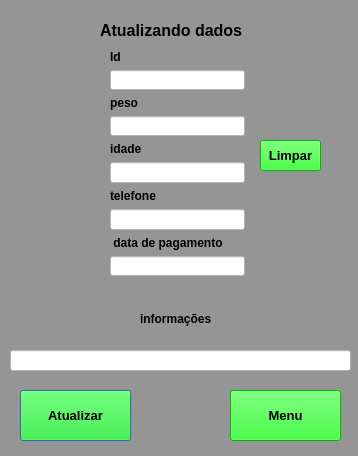
<?xml version="1.0" encoding="UTF-8"?>
<ui version="4.0">
 <class>Dialog</class>
 <widget class="QDialog" name="Dialog">
  <property name="geometry">
   <rect>
    <x>0</x>
    <y>0</y>
    <width>358</width>
    <height>456</height>
   </rect>
  </property>
  <property name="windowTitle">
   <string>Dialog</string>
  </property>
  <property name="styleSheet">
   <string notr="true">background-color: rgb(149, 149, 149);</string>
  </property>
  <widget class="QLabel" name="label_4">
   <property name="geometry">
    <rect>
     <x>100</x>
     <y>10</y>
     <width>161</width>
     <height>41</height>
    </rect>
   </property>
   <property name="font">
    <font>
     <pointsize>12</pointsize>
     <weight>75</weight>
     <bold>true</bold>
    </font>
   </property>
   <property name="text">
    <string>Atualizando dados</string>
   </property>
  </widget>
  <widget class="QPushButton" name="pushButton_2">
   <property name="geometry">
    <rect>
     <x>20</x>
     <y>390</y>
     <width>111</width>
     <height>51</height>
    </rect>
   </property>
   <property name="font">
    <font>
     <pointsize>10</pointsize>
     <weight>75</weight>
     <bold>true</bold>
    </font>
   </property>
   <property name="styleSheet">
    <string notr="true">background-color: rgb(0, 255, 0);</string>
   </property>
   <property name="text">
    <string>Atualizar</string>
   </property>
  </widget>
  <widget class="QPushButton" name="pushButton_3">
   <property name="geometry">
    <rect>
     <x>230</x>
     <y>390</y>
     <width>111</width>
     <height>51</height>
    </rect>
   </property>
   <property name="font">
    <font>
     <pointsize>10</pointsize>
     <weight>75</weight>
     <bold>true</bold>
    </font>
   </property>
   <property name="styleSheet">
    <string notr="true">background-color: rgb(0, 255, 0);</string>
   </property>
   <property name="text">
    <string>Menu</string>
   </property>
  </widget>
  <widget class="QPushButton" name="pushButton_5">
   <property name="geometry">
    <rect>
     <x>260</x>
     <y>140</y>
     <width>61</width>
     <height>31</height>
    </rect>
   </property>
   <property name="font">
    <font>
     <pointsize>10</pointsize>
     <weight>75</weight>
     <bold>true</bold>
    </font>
   </property>
   <property name="styleSheet">
    <string notr="true">background-color: rgb(0, 255, 0);</string>
   </property>
   <property name="text">
    <string>Limpar</string>
   </property>
  </widget>
  <widget class="QLabel" name="label_7">
   <property name="geometry">
    <rect>
     <x>140</x>
     <y>310</y>
     <width>81</width>
     <height>18</height>
    </rect>
   </property>
   <property name="font">
    <font>
     <pointsize>9</pointsize>
     <weight>75</weight>
     <bold>true</bold>
    </font>
   </property>
   <property name="text">
    <string>informações </string>
   </property>
  </widget>
  <widget class="QWidget" name="layoutWidget">
   <property name="geometry">
    <rect>
     <x>110</x>
     <y>50</y>
     <width>135</width>
     <height>226</height>
    </rect>
   </property>
   <layout class="QGridLayout" name="gridLayout">
    <item row="9" column="0">
     <widget class="QLineEdit" name="linedatapgat">
      <property name="styleSheet">
       <string notr="true">background-color: rgb(255, 255, 255);</string>
      </property>
     </widget>
    </item>
    <item row="4" column="0">
     <widget class="QLabel" name="label_3">
      <property name="font">
       <font>
        <pointsize>9</pointsize>
        <weight>75</weight>
        <bold>true</bold>
       </font>
      </property>
      <property name="text">
       <string>idade</string>
      </property>
     </widget>
    </item>
    <item row="5" column="0">
     <widget class="QLineEdit" name="lineEdit_3">
      <property name="styleSheet">
       <string notr="true">background-color: rgb(255, 255, 255);</string>
      </property>
     </widget>
    </item>
    <item row="2" column="0">
     <widget class="QLabel" name="label_2">
      <property name="font">
       <font>
        <pointsize>9</pointsize>
        <weight>75</weight>
        <bold>true</bold>
       </font>
      </property>
      <property name="text">
       <string>peso</string>
      </property>
     </widget>
    </item>
    <item row="3" column="0">
     <widget class="QLineEdit" name="lineEdit_2">
      <property name="styleSheet">
       <string notr="true">background-color: rgb(255, 255, 255);</string>
      </property>
     </widget>
    </item>
    <item row="1" column="0">
     <widget class="QLineEdit" name="lineEdit">
      <property name="styleSheet">
       <string notr="true">background-color: rgb(255, 255, 255);</string>
      </property>
     </widget>
    </item>
    <item row="8" column="0">
     <widget class="QLabel" name="label_6">
      <property name="font">
       <font>
        <pointsize>9</pointsize>
        <weight>75</weight>
        <bold>true</bold>
       </font>
      </property>
      <property name="text">
       <string> data de pagamento</string>
      </property>
     </widget>
    </item>
    <item row="6" column="0">
     <widget class="QLabel" name="label_5">
      <property name="font">
       <font>
        <pointsize>9</pointsize>
        <weight>75</weight>
        <bold>true</bold>
       </font>
      </property>
      <property name="text">
       <string>telefone</string>
      </property>
     </widget>
    </item>
    <item row="7" column="0">
     <widget class="QLineEdit" name="linetelefoneat">
      <property name="styleSheet">
       <string notr="true">background-color: rgb(255, 255, 255);</string>
      </property>
     </widget>
    </item>
    <item row="0" column="0">
     <widget class="QLabel" name="label">
      <property name="font">
       <font>
        <pointsize>9</pointsize>
        <weight>75</weight>
        <bold>true</bold>
       </font>
      </property>
      <property name="text">
       <string>Id</string>
      </property>
     </widget>
    </item>
   </layout>
  </widget>
  <widget class="QLineEdit" name="textboxat">
   <property name="geometry">
    <rect>
     <x>10</x>
     <y>350</y>
     <width>341</width>
     <height>21</height>
    </rect>
   </property>
   <property name="styleSheet">
    <string notr="true">background-color: rgb(255, 255, 255);</string>
   </property>
  </widget>
 </widget>
 <resources/>
 <connections>
  <connection>
   <sender>pushButton_5</sender>
   <signal>clicked()</signal>
   <receiver>lineEdit</receiver>
   <slot>clear()</slot>
   <hints>
    <hint type="sourcelabel">
     <x>328</x>
     <y>135</y>
    </hint>
    <hint type="destinationlabel">
     <x>257</x>
     <y>113</y>
    </hint>
   </hints>
  </connection>
  <connection>
   <sender>pushButton_5</sender>
   <signal>clicked()</signal>
   <receiver>lineEdit_2</receiver>
   <slot>clear()</slot>
   <hints>
    <hint type="sourcelabel">
     <x>346</x>
     <y>130</y>
    </hint>
    <hint type="destinationlabel">
     <x>226</x>
     <y>155</y>
    </hint>
   </hints>
  </connection>
  <connection>
   <sender>pushButton_5</sender>
   <signal>clicked()</signal>
   <receiver>lineEdit_3</receiver>
   <slot>clear()</slot>
   <hints>
    <hint type="sourcelabel">
     <x>336</x>
     <y>130</y>
    </hint>
    <hint type="destinationlabel">
     <x>249</x>
     <y>207</y>
    </hint>
   </hints>
  </connection>
 </connections>
</ui>
